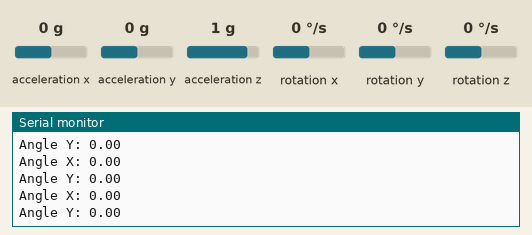
A sketch run on a simulated Arduino Uno, built with avr-gcc and run on an emulated ATmega328P. On the bench: the last lines printed to the serial monitor. Inputs (shaded band) come from the test bench; at power-on: acceleration x 0 g, acceleration y 0 g, rotation x 0 °/s, acceleration z 1 g, rotation y 0 °/s, rotation z 0 °/s.

Above: at 1.2 s.
1.3 s: acceleration x set to -1.4 g
At 1.42 s:
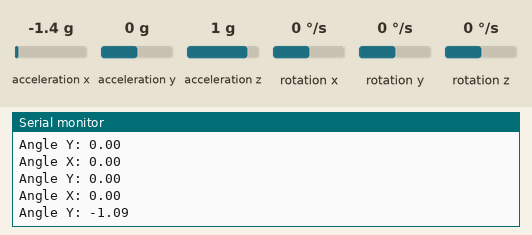
2.8 s: acceleration y set to -1.4 g
At 2.85 s:
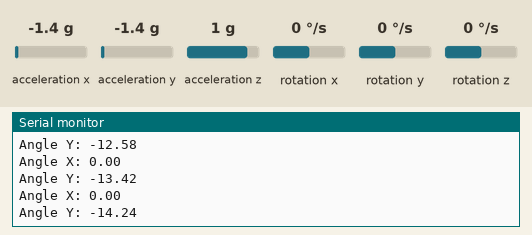
4.3 s: rotation x set to -192 °/s
At 4.4 s:
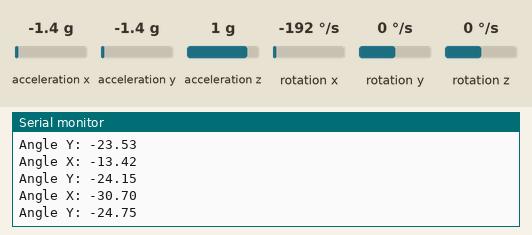
7.3 s: acceleration z set to -1.4 g
At 7.38 s:
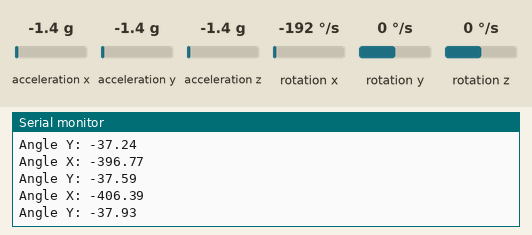
8.8 s: rotation y set to -192 °/s
At 8.81 s:
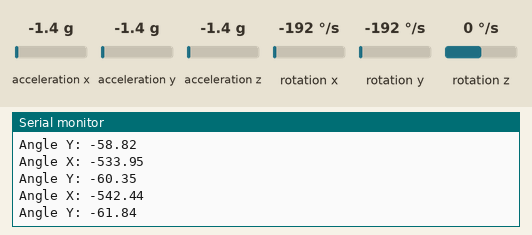
Timing chart, 0 to 11.3 s (numbered marks = the images above; inputs shaded):
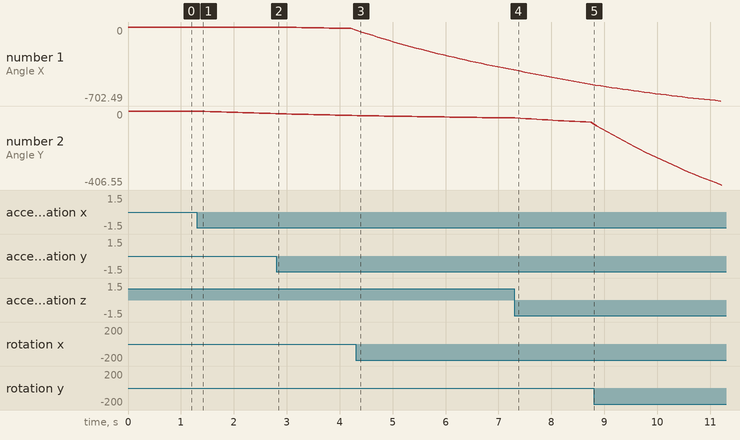

The sketch:

IMR.ino
```cpp
#include <Wire.h>
#include <LSM6.h>

LSM6 imu;

// 互补滤波器的时间常数
float tau = 0.98;

// 上一次更新的时间
unsigned long last_update = 0;

// 当前的角度估计
float angle_x = 0;
float angle_y = 0;

void setup() {
  Serial.begin(9600);
  Wire.begin();
  if (!imu.init()) {
    Serial.println("Failed to detect and initialize IMU!");
    while (1);
  }
  imu.enableDefault();
}

void loop() {
  imu.read();

  // 计算加速度计的角度（单位：度）
  float accel_angle_x = atan2(imu.a.y, imu.a.z) * RAD_TO_DEG;
  float accel_angle_y = atan2(imu.a.x, imu.a.z) * RAD_TO_DEG;

  // 计算陀螺仪的角速度（单位：度/秒）
  float gyro_rate_x = imu.g.x / 32768.0 * 245; // Here 245 is the gyro's maximum range (in dps) when the FS is set to 00.
  float gyro_rate_y = imu.g.y / 32768.0 * 245;

  // 计算自上次更新以来经过的时间（单位：秒）
  float dt = (micros() - last_update) / 1000000.0;
  last_update = micros();

  // 使用互补滤波器更新角度估计
  angle_x = tau * (angle_x + gyro_rate_x * dt) + (1 - tau) * accel_angle_x;
  angle_y = tau * (angle_y + gyro_rate_y * dt) + (1 - tau) * accel_angle_y;

  // 打印角度估计
  Serial.print("Angle X: "); Serial.println(angle_x);
  Serial.print("Angle Y: "); Serial.println(angle_y);

  delay(100);
  // 角度估计是指机器人在X轴和Y轴上的倾斜角度。这个角度是通过结合加速度计和陀螺仪的数据来计算的
  // 加速度计可以测量重力的方向，从而得到机器人的倾斜角度。然而，加速度计的读数会受到机器人运动的影响，因此它们在动态条件下可能不准确
  // 陀螺仪可以测量机器人围绕各个轴的旋转速度。通过对这些速度进行积分，可以得到机器人的旋转角度。然而，陀螺仪的读数会随着时间的推移累积误差
  // 互补滤波器结合了加速度计和陀螺仪的优点，提供了一个更准确的角度估计。它主要使用陀螺仪的数据，但当检测到陀螺仪的误差增大时，会逐渐切换到使用加速度计的数据
}
```

Measured:
- after the input at 1.3 s, the serial monitor: prints a new line after 0.05 s (image 1)
- plotted number 2: 0 → -14.24 after the input at 1.3 s
